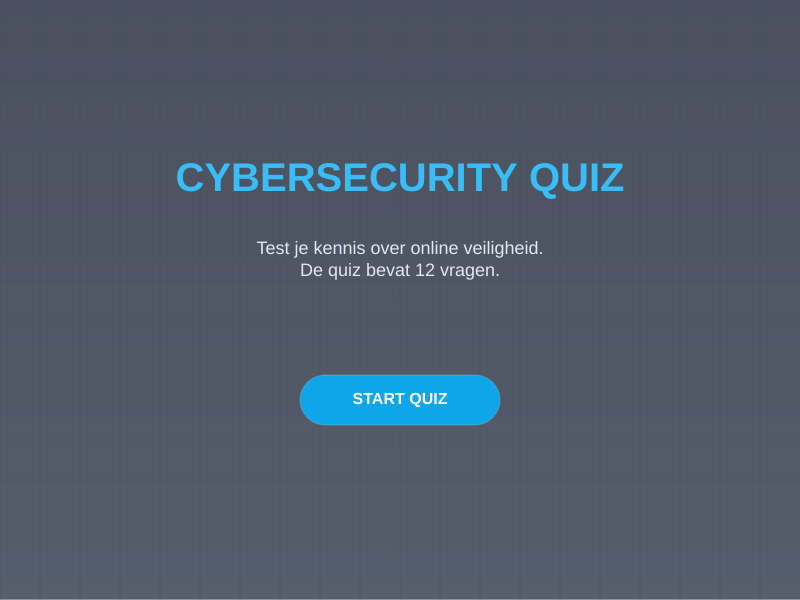
Frame 1 (no input)
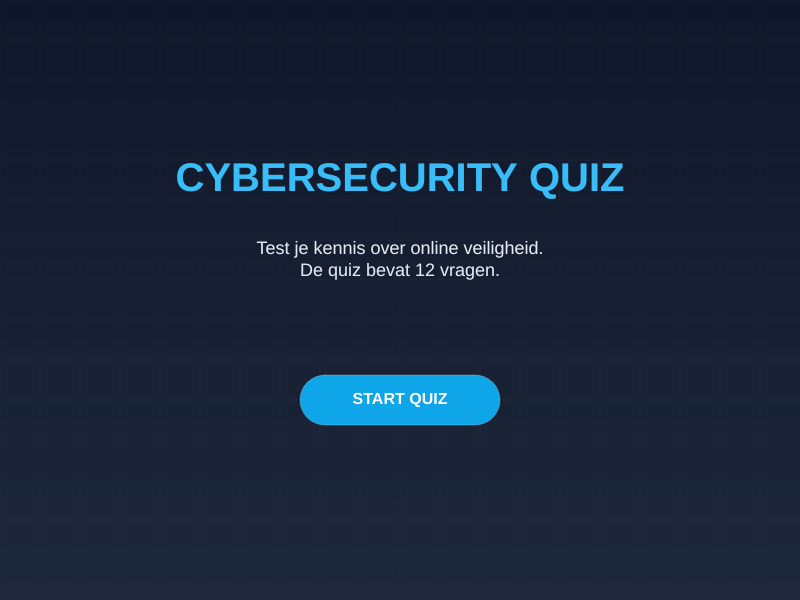
Frame 60 (no input)
Frame 120 (the mouse pressed at the canvas centre since frame 60): identical to frame 60, image omitted

The p5.js sketch that drew these frames (run headless with seeded random() and noise() and a simulated clock; from frame 60 on, the mouse is pressed at the canvas centre):

// p5.js sketch
// ── sketch.js
let quizData = []; // array waarin alle vragen, opties en juisten antwoorden worden opgeslagen
let huidigeVraagIndex = 0; // houd bij welke vraag de speler is
let score = 0;
let spelStatus = "START"; // bepaalt welke scherm getoond wordt ("START", "QUIZ", "FEEDBACK" of "EINDE")
let gekozenAntwoord = -1; // slaat de index op van de antwoorden die de speler heeft geklikt
let isAntwoordGoed = false; // het andwoord word true als je de huiste kiest anders blijft het false
let invoerveld; // bewaart het html  input element
let openVraagAntwoord = ""; // slaat de tekst op die de gebruiker intypt

// setup word 1 keer uitgevoerd bij de start
function setup() {
  createCanvas(800, 600);
  textAlign(CENTER, CENTER);

  // inputveld voor open vraag
  invoerveld = createInput("");
  invoerveld.size(400, 40);
  invoerveld.style("font-size", "18px");
  invoerveld.style("text-align", "center");
  invoerveld.style("border-radius", "8px");
  invoerveld.style("border", "2px solid #475569");
  invoerveld.style("background-color", "#1e293b");
  invoerveld.style("color", "#f1f4f9");
  invoerveld.hide();

  // data base met alle vragen
  quizData = [
    {
      vraag: "Wat betekent het woord 'phishing'?",
      type: "meerkeuze",
      opties: [
        "Een techniek om sneller te kunnen downloaden.",
        "Een poging om iemand te misleiden zodat ze gevoelige informatie geven.",
        "Het updaten van een antivirussoftware.",
        "Een manier om wifi-wachtwoorden te kraken.",
      ],
      correct: 1,
    },
    {
      vraag: "Wat is een sterk wachtwoord?",
      type: "meerkeuze",
      opties: [
        "je geboortedatum met uitroeptekens.",
        "Het woord 'wachtwoord123'.",
        "Een wachtwoord met lengte, hoofdletters, kleine letters, cijfers en symbolen.",
        "Een kort wachtwoord dat makkelijk te onthouden is.",
      ],
      correct: 2,
    },
    {
      vraag: "Wat doet een firewall?",
      type: "meerkeuze",
      opties: [
        "Het beveiligt een computer tegen malware.",
        "Het verbetert de internetverbinding.",
        "Het blokkeert ongewenste e-mailberichten.",
        "Het updatet het besturingssysteem.",
      ],
      correct: 0,
    },
    {
      vraag: "wat is malware?",
      type: "meerkeuze",
      opties: [
        "Schadelijke software zoals virussen, worms, ransomware of spyware.",
        "Een porgramma waarmee je hardware kunt repareren.",
        "Software die je computer helpt minder stroom te gebruiken.",
        "Een type computerbeeldscherm dat speciaal is voor gaming.",
      ],
      correct: 0,
    },
    {
      vraag: "waarom is 2FA belangrijk?",
      type: "meerkeuze",
      opties: [
        "omdat je computer dan sneller werkt.",
        "omdat het extra beveiliging biedt.",
        "omdat het de inlogtijd vermindert.",
        "omdat het de kosten voor beveiliging verlaagt.",
      ],
      correct: 1,
    },
    {
      vraag: "wat is ransomware?",
      type: "meerkeuze",
      opties: [
        "Software die je computer helpt minder stroom te gebruiken.",
        "Een type computerbeeldscherm dat speciaal is voor gaming.",
        "Schadelijke software die je bestanden versleutelt en een losgeld vraagt.",
        "Een programma waarmee je hardware kunt repareren.",
      ],
      correct: 2,
    },
    {
      vraag: "wat is social engineering?",
      type: "meerkeuze",
      opties: [
        "Het bouwen van een sociaal netwerk zoals Facebook.",
        "Manipulatie van mensen om toegang of informatie te krijgen.",
        "Het herprogrammeren van een server.",
        "Het beveiligen van je router tegen hackers.",
      ],
      correct: 1,
    },
    {
      vraag: "wat betekent encryptie?",
      type: "meerkeuze",
      opties: [
        "Het versleutelen van data zodat alleen bevoegde personen het kunnen lezen.",
        "Het permanent verwijderen van tijdelijke internetbestanden.",
        "Het kopiëren van data naar een externe harde schijf.",
        "Het opsporen van fouten in programmacode.",
      ],
      correct: 0,
    },
    {
      vraag: "wat is een VPN?",
      type: "meerkeuze",
      opties: [
        "Een virusscanner voor mobiele telefoon.",
        "een videospeler voor beveiligde media bestanden.",
        "Een type netwerkkabel voor sneller internet.",
        "Een beveiligde verbinding die je internetverkeer versleutelt en je IP-adres verbergt.",
      ],
      correct: 3,
    },
    {
      vraag: "waarom moet je software updaten?",
      type: "meerkeuze",
      opties: [
        "omdat het je computer sneller maakt.",
        "omdat het beveiliginglekken repareren en bescherming verbetert.",
        "omdat het de inlogtijd vermindert.",
        "omdat het de kosten voor beveiliging verlaagt.",
      ],
      correct: 1,
    },
    {
      vraag:
        "welke afkorting (3 letters) staat voor extra inlogstap waarbijvoorbeeld een code via SMS of Authenticator-app invult?",
      type: "open",
      correctAntwoord: "2fa",
      uitlegAntwoord: "2FA (Two-Factor Authentication)",
    },
    {
      vraag:
        "Hou noem je een kwaadwillende computerprogrammeur die probeert in te breken in systemen en netwerken? ",
      type: "open",
      correctAntwoord: "hacker",
      uitlegAntwoord:
        "Hacker. Een Black Hat hackt om schade te veroorzaken of data te stelen.",
    },
  ];
  // vragen door elkaar zetten
  quizData = shuffle(quizData);
}

function draw() {
  tekenAchtergrond();
  if (spelStatus === "START") {
    tekenStartScherm(); // tekent altijd eerst de tech achtergrond
  } else if (spelStatus === "QUIZ") {
    toonVraagEnOpties(); // toonde huidige vragen
  } else if (spelStatus === "FEEDBACK") {
    tekenFeedbackScherm(); // laat zien als het antwoord als het goed of fout is
  } else if (spelStatus === "EINDE") {
    tekenEindScherm(); // toon einde scherm en je punten
  }
}

// tekend een voeiende kleurverloop achtergrond met een raster
function tekenAchtergrond() {
  // maakt een verticaal kleurverloop (gradient) van boven naar bendeden
  for (let i = 0; i < height; i++) {
    let inter = map(i, 0, height, 0, 1);
    let c = lerpColor(color(15, 23, 42), color(30, 41, 59), inter);
    stroke(c);
    line(0, i, width, i);
  }

  // teken dunne rasterlijnen voor een digitale/cyber look
  stroke(51, 65, 85, 50);
  strokeWeight(1);
  for (let x = 0; x < width; x += 40) {
    line(x, 0, x, height);
  }
  for (let y = 0; y < height; y += 40) {
    line(0, y, width, y);
  }
}

// teken titel en start knop
function tekenStartScherm() {
  fill(56, 189, 248);
  noStroke();
  textSize(40);
  textStyle(BOLD);
  text("CYBERSECURITY QUIZ", width / 2, 180);

  fill(226, 232, 240);
  textSize(18);
  textStyle(NORMAL);

  text(
    `Test je kennis over online veiligheid.\nDe quiz bevat ${quizData.length} vragen.`,
    width / 2,
    260,
  );

  tekenKnop(
    width / 2,
    height / 2 + 100,
    200,
    50,
    "START QUIZ",
    color(14, 165, 233),
  );
}

// tekent de actieve vraag, de voortsgaanbalk en de 4 antwoord opties
function toonVraagEnOpties() {
  let huidigeData = quizData[huidigeVraagIndex];

  // teken de achtergrond van de voortsgaanbalk
  fill(51, 65, 85);
  noStroke();
  rect(50, 40, width - 100, 10, 5);

  // teken de gekleurd voortsgang (een blauwe balk die groeit per vraag)
  fill(14, 165, 233);
  let voortgangBreedte = map(
    huidigeVraagIndex + 1,
    0,
    quizData.length,
    0,
    width - 100,
  );
  rect(50, 40, voortgangBreedte, 10, 5);

  // tekend de huidige vraag nummer
  fill(148, 163, 184);
  textSize(14);
  textStyle(BOLD);
  text(`VRAAG ${huidigeVraagIndex + 1} VAN ${quizData.length}`, width / 2, 22);

  // teken de eigenlijke examen vragen
  fill(255);
  textSize(22);
  textStyle(BOLD);

  // controleer of de huidige vraag een open vraag is
  text(huidigeData.vraag, 60, 80, width - 120, 80);

  if (huidigeData.type === "open") {
    // toon het invoerveld zodat de speler een
    invoerveld.show();
    invoerveld.position(width / 2 - 200, 250);

    // teken een knop waarmee de speler zijn antwoord kan controleren
    tekenKnop(width / 2, 350, 200, 50, "CONTROLEREN", color(14, 165, 233));

    return;
  }

  invoerveld.hide();

  // instelingen voor de 4 antwoord knopen
  let startY = 200;
  let KnopHoogte = 70;
  let tussenruimte = 15;

  textStyle(NORMAL);
  textSize(16);

  // loop door  de 4 optie  om de knopen  onder elkaar te tekenen
  for (let i = 0; i < huidigeData.opties.length; i++) {
    let KnopY = startY + i * (KnopHoogte + tussenruimte);

    //  als mij muis boven een knop zweeft hover
    let hover =
      mouseX > 100 &&
      mouseX < width - 100 &&
      mouseY > KnopY &&
      mouseY < KnopY + KnopHoogte;

    // geeft de knop een lichter kleur
    fill(hover ? color(47, 73, 117) : color(30, 41, 59));
    stroke(71, 85, 105);
    strokeWeight(2);

    rect(100, KnopY, width - 200, KnopHoogte, 8);

    // teken de antwoord tekst binnenin de zojuist getekend knop
    noStroke();
    fill(241, 245, 249);

    text(huidigeData.opties[i], 120, KnopY, width - 240, KnopHoogte);
  }
}

// teken het russen scherm dat zegt als je antwoord goed is
function tekenFeedbackScherm() {
  let huidigeData = quizData[huidigeVraagIndex];

  // als antwoord goed was toon groene succes tekst
  if (isAntwoordGoed) {
    fill(34, 197, 94);
    textSize(32);
    textStyle(BOLD);
    text("GOED GEDAAN!", width / 2, 150);
  } else {
    // ander als het fout is toon rode fout tekst
    fill(239, 68, 68);
    textSize(32);
    textStyle(BOLD);
    text("HELAAS, FOUT!", width / 2, 150);
  }
  fill(255);
  textSize(18);
  textStyle(NORMAL);
  text("Het juiste antwoord was:", width / 2, 240);

  // teken een groen omrand vak met goed antwoord er in
  fill(30, 41, 59);
  stroke(34, 197, 94);
  strokeWeight(2);
  rect(100, 260, width - 200, 80, 8);

  noStroke();
  fill(255);
  // bij open vragen toon de uitleg van het juiste antwoord
  if (huidigeData.type === "open") {
    text(huidigeData.uitlegAntwoord, 120, 260, width - 240, 80);
  } else {
    // bij meerkeuzevragen toon het correcte antwoord uit de opties
    text(huidigeData.opties[huidigeData.correct], 120, 260, width - 240, 80);
  }
  // bepaal tekst knop: als dit de laast vraag is 'BEKIJK SCORE', anders 'VOLGEND VRAAG'
  let knopText =
    huidigeVraagIndex === quizData.length - 1
      ? "BEKIJK SCORE"
      : "VOLGENDE VRAAG";

  // teken knop op het feedback scherm
  tekenKnop(width / 2, 470, 220, 50, knopText, color(14, 165, 233));
}

// tekent het eindschem als de quiz is af gelopen
// toont de definetive score en en een felicitatie bij een perfecte score.
function tekenEindScherm() {
  fill(56, 189, 248);
  textSize(40);
  textStyle(BOLD);

  text("QUIZ AFGEROND!", width / 2, 180);

  // scoreweregave
  fill(255);
  textStyle(NORMAL);
  textSize(24);

  text(`Score: ${score} / ${quizData.length}`, width / 2, 260);
  // compliment bij een perfecte score
  textSize(18);

  if (score === quizData.length) {
    text("goed gedaan", width / 2, 320);
  }
  // reset knop  om opnieuw te spelen
  tekenKnop(width / 2, 450, 220, 50, "OPNIEUW SPELEN", color(34, 197, 94));
}

// universele functie om een interactieve knop te tekenen
// verandert van kleur (hover effect) als muis eroverheen beweegt
function tekenKnop(x, y, w, h, label, knopKleur) {
  let knopX = x - w / 2;
  let knopY = y - h / 2;

  // controleer of mui zich binnen de knop bevind
  let hover =
    mouseX > knopX &&
    mouseX < knopX + w &&
    mouseY > knopY &&
    mouseY < knopY + h;

  // kleur bepalen: lichter bij hover anders normaal
  if (hover) {
    fill(red(knopKleur) + 20, green(knopKleur) + 20, blue(knopKleur) + 20);
  } else {
    fill(knopKleur);
  }
  // vorm van de knop tekenen
  stroke(255, 50);
  strokeWeight(1);
  rect(knopX, knopY, w, h, 25);

  // tekst op knop center tekenen
  noStroke();
  fill(255);
  textStyle(BOLD);
  textSize(16);
  text(label, x, y);
}

// p5 ingebouwde functie die af gaat zodra  er geklikt word
// Regelt de navigatie en logica op basis van de huidige 'spelStatus'
function mousePressed() {
  if (spelStatus === "START") {
    // klik op de start knop
    if (
      mouseX > width / 2 - 100 &&
      mouseX < width / 2 + 100 &&
      mouseY > height / 2 + 75 &&
      mouseY < height / 2 + 125
    ) {
      spelStatus = "QUIZ";
    }
    // quiz scherm
  } else if (spelStatus === "QUIZ") {
    let huidigeData = quizData[huidigeVraagIndex];

    // speciale afhandeling voor open vragen
    if (huidigeData.type === "open") {
      if (
        // controleer of op de knop CONTROLEREN is geklikt
        mouseX > width / 2 - 100 &&
        mouseX < width / 2 + 100 &&
        mouseY > 325 &&
        mouseY < 375
      ) {
        // haal het ingevoerde antwoord op en maak alles kleine letters
        let antwoord = invoerveld.value().trim().toLowerCase();

        // controleer of het antwoord overeenkomt met het juiste antwoord
        if (antwoord === huidigeData.correctAntwoord.toLowerCase()) {
          isAntwoordGoed = true;
          score++;
        } else {
          isAntwoordGoed = false;
        }

        invoerveld.hide();
        spelStatus = "FEEDBACK";
      }

      return;
    }
    let startY = 200;
    let knopHoogte = 70;
    let tussenruimte = 15;

    // loop door 4 moglijke antwoord opties
    for (let i = 0; i < 4; i++) {
      let knopY = startY + i * (knopHoogte + tussenruimte);

      // controleer op welke antwoord is geklikt
      if (
        mouseX > 100 &&
        mouseX < width - 100 &&
        mouseY > knopY &&
        mouseY < knopY + knopHoogte
      ) {
        gekozenAntwoord = i;
        let huidigeData = quizData[huidigeVraagIndex];

        // controleer als het antwoord goed is
        if (gekozenAntwoord === huidigeData.correct) {
          isAntwoordGoed = true;
          score++;
        } else {
          isAntwoordGoed = false;
        }
        // schakel over naar feedback scherm
        spelStatus = "FEEDBACK";
        break; // Stop de loop na de klikregistratie
      }
    }
    // feedback scherm
  } else if (spelStatus === "FEEDBACK") {
    // Klik op de "VOLGENDE" / "BEKIJK SCORE" knop
    if (
      mouseX > width / 2 - 110 &&
      mouseX < width / 2 + 110 &&
      mouseY > 445 &&
      mouseY < 495
    ) {
      // als dit de laast vraag was stuur door naar eindscherm
      if (huidigeVraagIndex === quizData.length - 1) {
        spelStatus = "EINDE";
      } else {
        // ander naar de volgend vraag
        huidigeVraagIndex++;
        invoerveld.value("");
        spelStatus = "QUIZ";
      }
    }
    // eind scherm
  } else if (spelStatus === "EINDE") {
    // klik op "OPNIEUW SPELEN"  knop
    if (
      mouseX > width / 2 - 110 &&
      mouseX < width / 2 + 110 &&
      mouseY > 425 &&
      mouseY < 475
    ) {
      // reset all  variabelen naar begingwaarden
      huidigeVraagIndex = 0;
      score = 0;
      gekozenAntwoord = -1;
      isAntwoordGoed = false;
      quizData = shuffle(quizData);
      invoerveld.value("");
      invoerveld.hide();
      spelStatus = "START";
    }
  }
}
